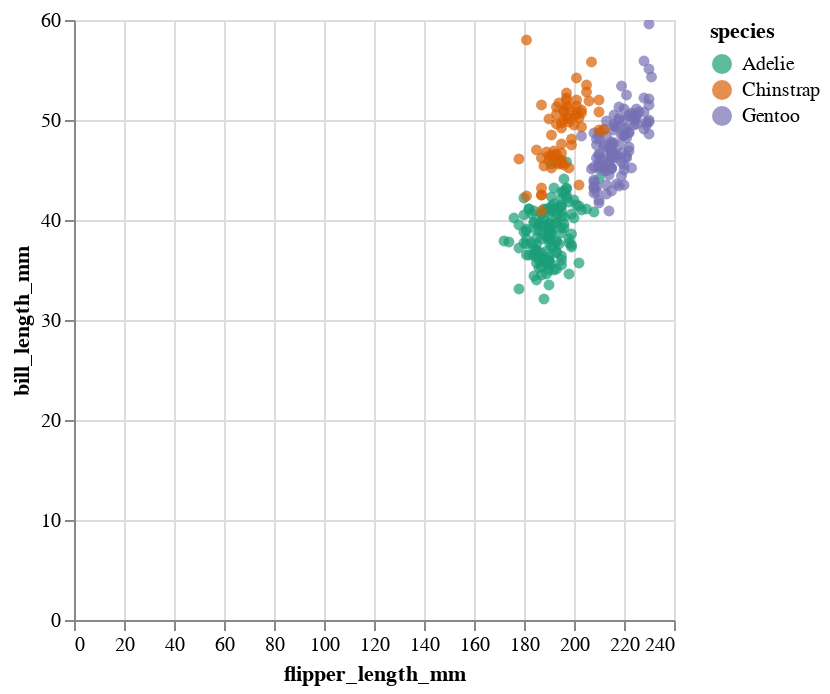

The cell this chart's notebook holds for it:
### Code cell
import altair as alt

(
    alt.Chart(penguins)
    .mark_circle()
    .encode(
        x='flipper_length_mm',
        y='bill_length_mm',
        color=alt.Color('species', scale=alt.Scale(scheme='dark2')),
    )
    .interactive()
)

### Figure 1 — Vega-Lite specification as saved in the notebook (floating-point values rounded to 4 significant figures; data arrays with more than 128 entries replaced by an {"elided": "..."} marker saying what was removed)
{"config": {"view": {"continuousWidth": 300, "continuousHeight": 300}}, "data": {"name": "data-5d4b1b5626b1fa0a82b26e4b16b3ae32"}, "mark": {"type": "circle"}, "encoding": {"color": {"field": "species", "scale": {"scheme": "dark2"}, "type": "nominal"}, "x": {"field": "flipper_length_mm", "type": "quantitative"}, "y": {"field": "bill_length_mm", "type": "quantitative"}}, "params": [{"name": "param_3", "select": {"type": "interval", "encodings": ["x", "y"]}, "bind": "scales"}], "$schema": "https://vega.github.io/schema/vega-lite/v5.15.1.json", "datasets": {"data-5d4b1b5626b1fa0a82b26e4b16b3ae32": {"elided": "333 records"}}}
